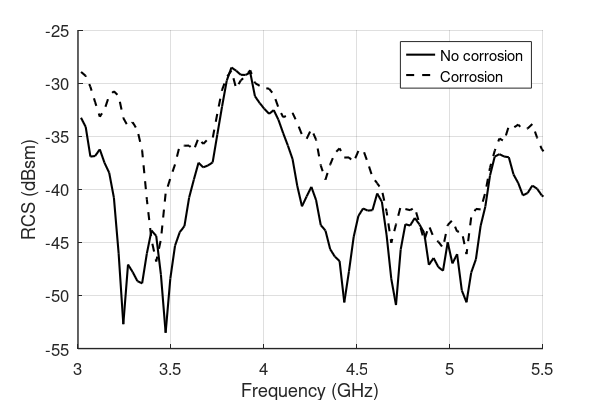

Recreate this plot in MATLAB.
clear all;
hex_no_corr_20cm = load('hex_no_corr_20cm.dat');%
hex_20cm1 = load('hex_20cm.dat'); %

%%
hex_20cm = hex_20cm1(:,4);
hex_no_corr_20cm = hex_no_corr_20cm(:,4);

Freq = hex_20cm1 (:,1);
fr_range =71:171; %for 3-5GHZ HEx
freq = Freq(fr_range,1);

hex_no_corr_20cm = hex_no_corr_20cm(fr_range,1);
hex_20cm = hex_20cm(fr_range,1);


figure
hold on;
plot(freq./1e9, hex_no_corr_20cm,'k', 'DisplayName', 'No corrosion', 'LineWidth', 1.5);
plot(freq./1e9, hex_20cm,'k--', 'DisplayName', 'Corrosion', 'LineWidth', 1.5);
hold off;
xlim([3 5.5])
% Customize plot
xlabel('Frequency (GHz)');
ylabel('RCS (dBsm)');
%title('Vertical Crack');
legend;
grid on;
set(gcf, 'PaperUnits', 'inches', 'PaperPosition', [0 0 6 4]); % 6x4 inches
set(gca, 'FontSize', 12, 'LineWidth', 1);
